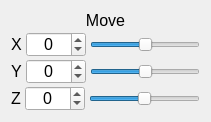
   <widget class="QWidget" name="layoutWidget8">
    <property name="geometry">
     <rect>
      <x>10</x>
      <y>40</y>
      <width>211</width>
      <height>121</height>
     </rect>
    </property>
    <layout class="QVBoxLayout" name="vl_move">
     <property name="spacing">
      <number>2</number>
     </property>
     <item>
      <widget class="QLabel" name="label_Move">
       <property name="maximumSize">
        <size>
         <width>16777215</width>
         <height>30</height>
        </size>
       </property>
       <property name="font">
        <font>
         <pointsize>12</pointsize>
         <bold>false</bold>
        </font>
       </property>
       <property name="styleSheet">
        <string notr="true"/>
       </property>
       <property name="text">
        <string>Move</string>
       </property>
       <property name="textFormat">
        <enum>Qt::AutoText</enum>
       </property>
       <property name="scaledContents">
        <bool>false</bool>
       </property>
       <property name="alignment">
        <set>Qt::AlignCenter</set>
       </property>
      </widget>
     </item>
     <item>
      <layout class="QHBoxLayout" name="hbl1">
       <property name="spacing">
        <number>4</number>
       </property>
       <property name="sizeConstraint">
        <enum>QLayout::SetDefaultConstraint</enum>
       </property>
       <item>
        <widget class="QLabel" name="label_Xm">
         <property name="maximumSize">
          <size>
           <width>16777215</width>
           <height>25</height>
          </size>
         </property>
         <property name="palette">
          <palette>
           <active>
            <colorrole role="Button">
             <brush brushstyle="SolidPattern">
              <color alpha="255">
               <red>227</red>
               <green>234</green>
               <blue>167</blue>
              </color>
             </brush>
            </colorrole>
            <colorrole role="Base">
             <brush brushstyle="SolidPattern">
              <color alpha="255">
               <red>227</red>
               <green>234</green>
               <blue>167</blue>
              </color>
             </brush>
            </colorrole>
            <colorrole role="Window">
             <brush brushstyle="SolidPattern">
              <color alpha="255">
               <red>227</red>
               <green>234</green>
               <blue>167</blue>
              </color>
             </brush>
            </colorrole>
           </active>
           <inactive>
            <colorrole role="Button">
             <brush brushstyle="SolidPattern">
              <color alpha="255">
               <red>227</red>
               <green>234</green>
               <blue>167</blue>
              </color>
             </brush>
            </colorrole>
            <colorrole role="Base">
             <brush brushstyle="SolidPattern">
              <color alpha="255">
               <red>227</red>
               <green>234</green>
               <blue>167</blue>
              </color>
             </brush>
            </colorrole>
            <colorrole role="Window">
             <brush brushstyle="SolidPattern">
              <color alpha="255">
               <red>227</red>
               <green>234</green>
               <blue>167</blue>
              </color>
             </brush>
            </colorrole>
           </inactive>
           <disabled>
            <colorrole role="Button">
             <brush brushstyle="SolidPattern">
              <color alpha="255">
               <red>227</red>
               <green>234</green>
               <blue>167</blue>
              </color>
             </brush>
            </colorrole>
            <colorrole role="Base">
             <brush brushstyle="SolidPattern">
              <color alpha="255">
               <red>227</red>
               <green>234</green>
               <blue>167</blue>
              </color>
             </brush>
            </colorrole>
            <colorrole role="Window">
             <brush brushstyle="SolidPattern">
              <color alpha="255">
               <red>227</red>
               <green>234</green>
               <blue>167</blue>
              </color>
             </brush>
            </colorrole>
           </disabled>
          </palette>
         </property>
         <property name="font">
          <font>
           <pointsize>12</pointsize>
          </font>
         </property>
         <property name="styleSheet">
          <string notr="true"/>
         </property>
         <property name="text">
          <string>X</string>
         </property>
         <property name="textFormat">
          <enum>Qt::AutoText</enum>
         </property>
         <property name="alignment">
          <set>Qt::AlignCenter</set>
         </property>
        </widget>
       </item>
       <item>
        <widget class="QSpinBox" name="spinBox_MoveX">
         <property name="sizePolicy">
          <sizepolicy hsizetype="Fixed" vsizetype="Fixed">
           <horstretch>0</horstretch>
           <verstretch>0</verstretch>
          </sizepolicy>
         </property>
         <property name="maximumSize">
          <size>
           <width>60</width>
           <height>25</height>
          </size>
         </property>
         <property name="font">
          <font>
           <pointsize>12</pointsize>
          </font>
         </property>
         <property name="alignment">
          <set>Qt::AlignCenter</set>
         </property>
         <property name="minimum">
          <number>-100</number>
         </property>
         <property name="maximum">
          <number>100</number>
         </property>
        </widget>
       </item>
       <item>
        <widget class="QSlider" name="horizontalSlider_moveX">
         <property name="minimum">
          <number>-100</number>
         </property>
         <property name="maximum">
          <number>100</number>
         </property>
         <property name="orientation">
          <enum>Qt::Horizontal</enum>
         </property>
        </widget>
       </item>
      </layout>
     </item>
     <item>
      <layout class="QHBoxLayout" name="hbl2">
       <property name="spacing">
        <number>4</number>
       </property>
       <item>
        <widget class="QLabel" name="label_Ym">
         <property name="maximumSize">
          <size>
           <width>16777215</width>
           <height>25</height>
          </size>
         </property>
         <property name="palette">
          <palette>
           <active>
            <colorrole role="Button">
             <brush brushstyle="SolidPattern">
              <color alpha="255">
               <red>227</red>
               <green>234</green>
               <blue>167</blue>
              </color>
             </brush>
            </colorrole>
            <colorrole role="Base">
             <brush brushstyle="SolidPattern">
              <color alpha="255">
               <red>227</red>
               <green>234</green>
               <blue>167</blue>
              </color>
             </brush>
            </colorrole>
            <colorrole role="Window">
             <brush brushstyle="SolidPattern">
              <color alpha="255">
               <red>227</red>
               <green>234</green>
               <blue>167</blue>
              </color>
             </brush>
            </colorrole>
           </active>
           <inactive>
            <colorrole role="Button">
             <brush brushstyle="SolidPattern">
              <color alpha="255">
               <red>227</red>
               <green>234</green>
               <blue>167</blue>
              </color>
             </brush>
            </colorrole>
            <colorrole role="Base">
             <brush brushstyle="SolidPattern">
              <color alpha="255">
               <red>227</red>
               <green>234</green>
               <blue>167</blue>
              </color>
             </brush>
            </colorrole>
            <colorrole role="Window">
             <brush brushstyle="SolidPattern">
              <color alpha="255">
               <red>227</red>
               <green>234</green>
               <blue>167</blue>
              </color>
             </brush>
            </colorrole>
           </inactive>
           <disabled>
            <colorrole role="Button">
             <brush brushstyle="SolidPattern">
              <color alpha="255">
               <red>227</red>
               <green>234</green>
               <blue>167</blue>
              </color>
             </brush>
            </colorrole>
            <colorrole role="Base">
             <brush brushstyle="SolidPattern">
              <color alpha="255">
               <red>227</red>
               <green>234</green>
               <blue>167</blue>
              </color>
             </brush>
            </colorrole>
            <colorrole role="Window">
             <brush brushstyle="SolidPattern">
              <color alpha="255">
               <red>227</red>
               <green>234</green>
               <blue>167</blue>
              </color>
             </brush>
            </colorrole>
           </disabled>
          </palette>
         </property>
         <property name="font">
          <font>
           <pointsize>12</pointsize>
          </font>
         </property>
         <property name="styleSheet">
          <string notr="true"/>
         </property>
         <property name="text">
          <string>Y</string>
         </property>
         <property name="alignment">
          <set>Qt::AlignCenter</set>
         </property>
        </widget>
       </item>
       <item>
        <widget class="QSpinBox" name="spinBox_MoveY">
         <property name="sizePolicy">
          <sizepolicy hsizetype="Fixed" vsizetype="Fixed">
           <horstretch>0</horstretch>
           <verstretch>0</verstretch>
          </sizepolicy>
         </property>
         <property name="maximumSize">
          <size>
           <width>60</width>
           <height>25</height>
          </size>
         </property>
         <property name="font">
          <font>
           <pointsize>12</pointsize>
          </font>
         </property>
         <property name="alignment">
          <set>Qt::AlignCenter</set>
         </property>
         <property name="minimum">
          <number>-100</number>
         </property>
         <property name="maximum">
          <number>100</number>
         </property>
        </widget>
       </item>
       <item>
        <widget class="QSlider" name="horizontalSlider_moveY">
         <property name="minimum">
          <number>-100</number>
         </property>
         <property name="maximum">
          <number>100</number>
         </property>
         <property name="orientation">
          <enum>Qt::Horizontal</enum>
         </property>
        </widget>
       </item>
      </layout>
     </item>
     <item>
      <layout class="QHBoxLayout" name="hbl3">
       <property name="spacing">
        <number>4</number>
       </property>
       <item>
        <widget class="QLabel" name="label_Zm">
         <property name="maximumSize">
          <size>
           <width>16777215</width>
           <height>25</height>
          </size>
         </property>
         <property name="font">
          <font>
           <pointsize>12</pointsize>
          </font>
         </property>
         <property name="styleSheet">
          <string notr="true"/>
         </property>
         <property name="text">
          <string>Z</string>
         </property>
         <property name="alignment">
          <set>Qt::AlignCenter</set>
         </property>
        </widget>
       </item>
       <item>
        <widget class="QSpinBox" name="spinBox_MoveZ">
         <property name="sizePolicy">
          <sizepolicy hsizetype="Fixed" vsizetype="Fixed">
           <horstretch>0</horstretch>
           <verstretch>0</verstretch>
          </sizepolicy>
         </property>
         <property name="minimumSize">
          <size>
           <width>30</width>
           <height>0</height>
          </size>
         </property>
         <property name="maximumSize">
          <size>
           <width>60</width>
           <height>25</height>
          </size>
         </property>
         <property name="font">
          <font>
           <pointsize>12</pointsize>
          </font>
         </property>
         <property name="alignment">
          <set>Qt::AlignCenter</set>
         </property>
         <property name="minimum">
          <number>-100</number>
         </property>
         <property name="maximum">
          <number>100</number>
         </property>
        </widget>
       </item>
       <item>
        <widget class="QSlider" name="horizontalSlider_moveZ">
         <property name="minimum">
          <number>-100</number>
         </property>
         <property name="maximum">
          <number>100</number>
         </property>
         <property name="orientation">
          <enum>Qt::Horizontal</enum>
         </property>
        </widget>
       </item>
      </layout>
     </item>
    </layout>
   </widget>
